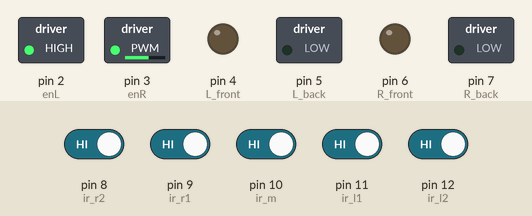
Bench run of a sketch on a simulated Arduino Uno, built with avr-gcc and run on an emulated ATmega328P. Parts: switched loads named in the sketch (green lamp = pin HIGH), output pins drawn as LEDs (lit = HIGH). Inputs (shaded band) come from the test bench; at power-on: pin 8 (ir_r2), pin 9 (ir_r1), pin 10 (ir_m), pin 11 (ir_l1), pin 12 (ir_l2) HIGH.

Above: at 1.2 s.
1.3 s: pin 8 (ir_r2) driven LOW
At 2.5 s:
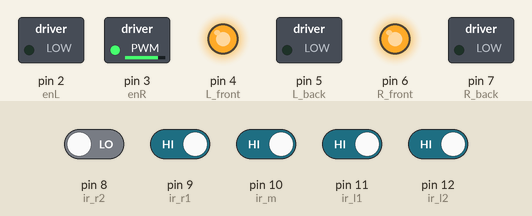
2.8 s: pin 9 (ir_r1) driven LOW
At 3.8 s:
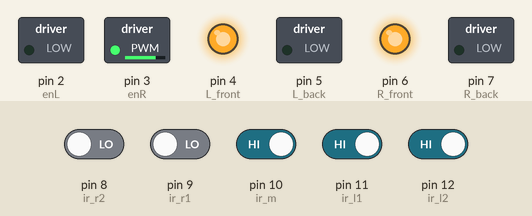
4.3 s: pin 10 (ir_m) driven LOW
At 4.9 s:
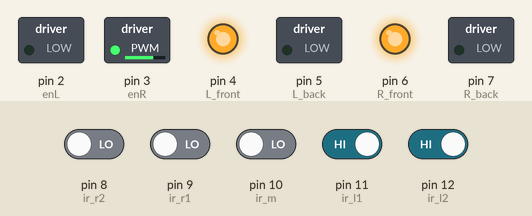
5.8 s: pin 11 (ir_l1) driven LOW
At 6.1 s:
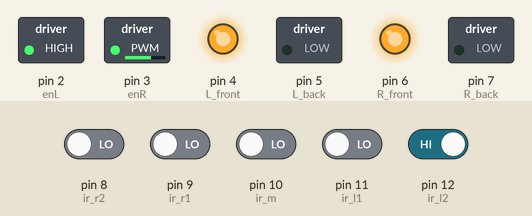
7.3 s: pin 12 (ir_l2) driven LOW
At 8.4 s:
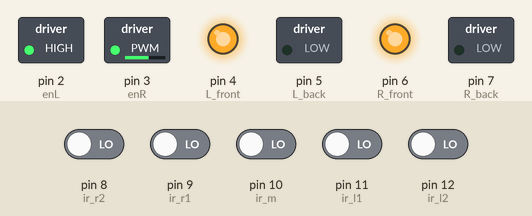
8.8 s: pin 8 (ir_r2) driven HIGH
At 9.6 s:
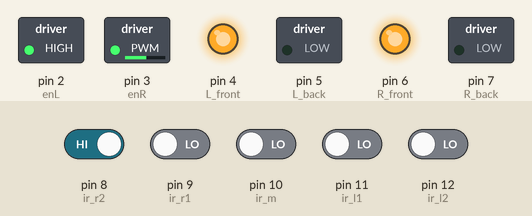
Timing chart, 0 to 11.3 s (numbered marks = the images above; inputs shaded):
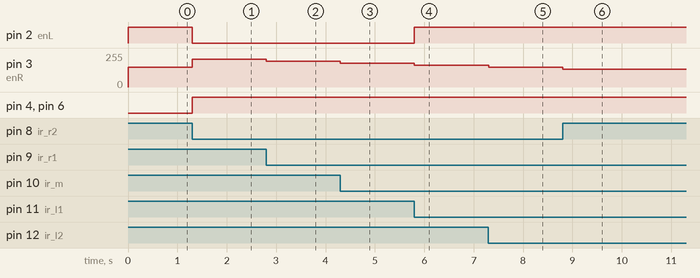

Measured:
- after the input at 1.3 s, pin 2 (enL): HIGH → LOW at once; pin 3 (enR): 150/255 → 210/255 at once; pin 4 (L_front), pin 6 (R_front): LOW → HIGH at once
- after the input at 2.8 s, pin 3 (enR): 210/255 → 195/255 at once
- after the input at 4.3 s, pin 3 (enR): 195/255 → 180/255 at once
- after the input at 5.8 s, pin 2 (enL): LOW → HIGH at once; pin 3 (enR): 180/255 → 165/255 at once
- after the input at 7.3 s, pin 3 (enR): 165/255 → 150/255 at once
- after the input at 8.8 s, pin 3 (enR): 150/255 → 135/255 at once

The sketch:

line_follower_bot_with_PID.ino
```cpp
// === Pin Definitions ===
int enL = 2;
int enR = 3;

int L_front = 4;
int L_back = 5;
int R_front = 6;
int R_back = 7;

int ir_r2 = 8;
int ir_r1 = 9;
int ir_m = 10;
int ir_l1 = 11;
int ir_l2 = 12;

// === PID constants (tune these) ===
float Kp = 30;    // Proportional
float Ki = 0;     // Integral
float Kd = 20;    // Derivative

// === PID variables ===
float error = 0, prevError = 0, integral = 0;
int baseSpeed = 150;   // Base motor PWM speed (0–255)

void setup() {
  pinMode(enL, OUTPUT);
  pinMode(enR, OUTPUT);

  pinMode(L_front, OUTPUT);
  pinMode(L_back, OUTPUT);
  pinMode(R_front, OUTPUT);
  pinMode(R_back, OUTPUT);

  pinMode(ir_r2, INPUT);
  pinMode(ir_r1, INPUT);
  pinMode(ir_m, INPUT);
  pinMode(ir_l1, INPUT);
  pinMode(ir_l2, INPUT);

  analogWrite(enL, baseSpeed);
  analogWrite(enR, baseSpeed);
}

// === MAIN LOOP ===
void loop() {
  // Invert readings: line (black) = 1, background (white) = 0
  int s[5];
  s[0] = !digitalRead(ir_l2);
  s[1] = !digitalRead(ir_l1);
  s[2] = !digitalRead(ir_m);
  s[3] = !digitalRead(ir_r1);
  s[4] = !digitalRead(ir_r2);

  int weight[5] = {-2, -1, 0, 1, 2};

  float sum = 0;
  float count = 0;
  for (int i = 0; i < 5; i++) {
    sum += s[i] * weight[i];
    count += s[i];
  }

  if (count == 0) {
    // Line lost, stop or keep last direction
    Stop();
    return;
  }

  error = sum / count;

  // === PID Calculations ===
  integral += error;
  float derivative = error - prevError;
  float correction = Kp * error + Ki * integral + Kd * derivative;

  prevError = error;

  // === Adjust Motor Speeds ===
  int leftSpeed = baseSpeed - correction;
  int rightSpeed = baseSpeed + correction;

  // Constrain to 0–255
  leftSpeed = constrain(leftSpeed, 0, 255);
  rightSpeed = constrain(rightSpeed, 0, 255);

  moveMotors(leftSpeed, rightSpeed);
}

// === FUNCTIONS ===

void moveMotors(int leftPWM, int rightPWM) {
  analogWrite(enL, leftPWM);
  analogWrite(enR, rightPWM);

  digitalWrite(L_front, HIGH);
  digitalWrite(L_back, LOW);
  digitalWrite(R_front, HIGH);
  digitalWrite(R_back, LOW);
}

void Stop() {
  digitalWrite(L_front, LOW);
  digitalWrite(L_back, LOW);
  digitalWrite(R_front, LOW);
  digitalWrite(R_back, LOW);
}
```
